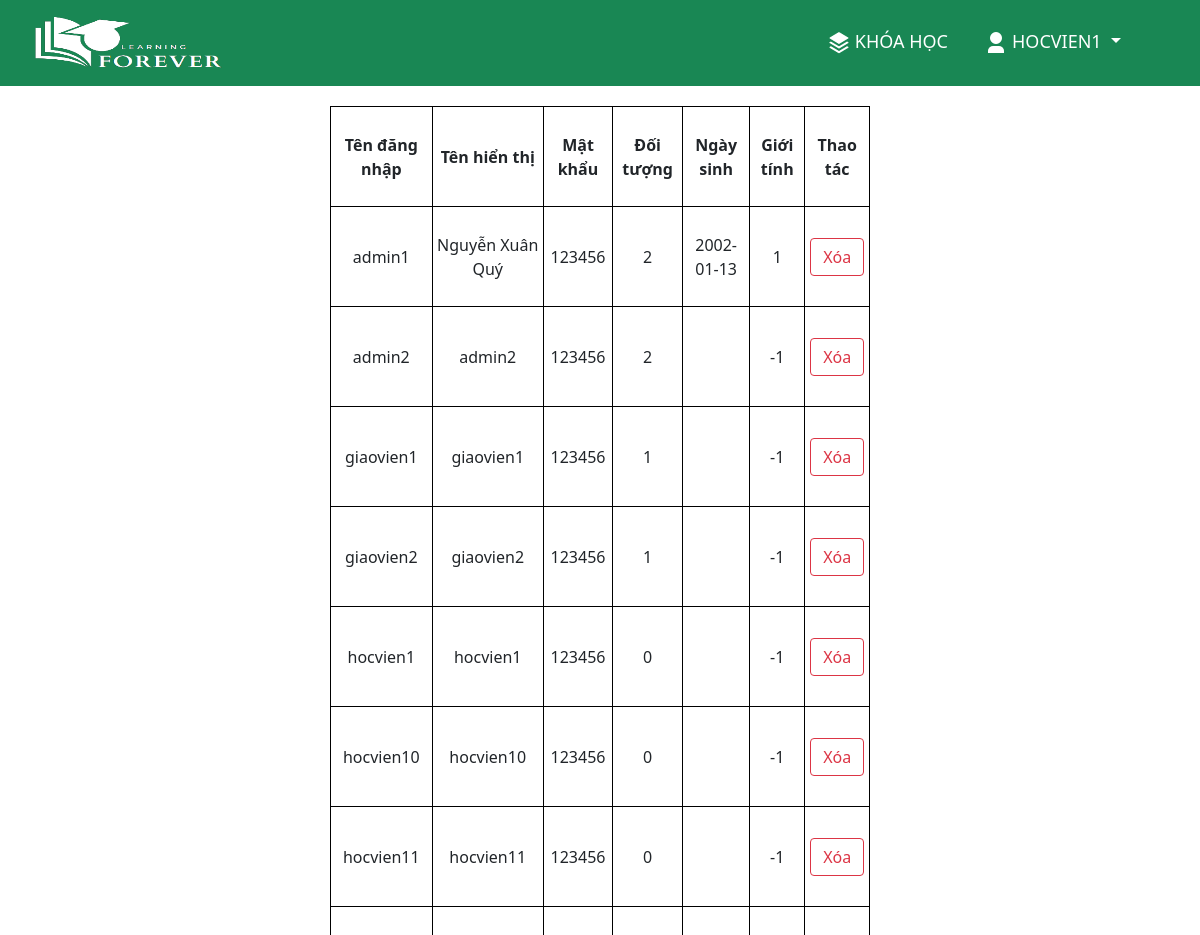
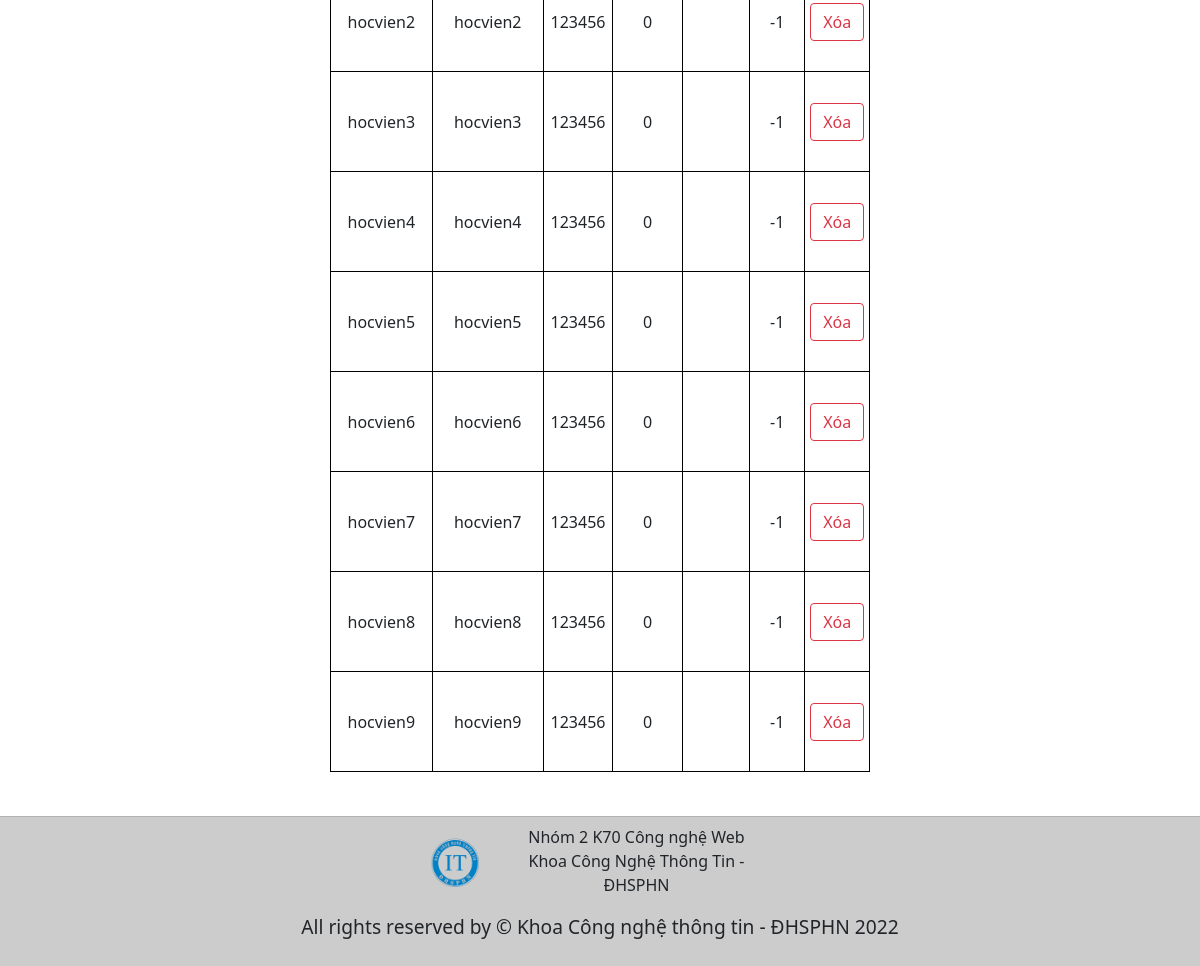
The app's page /QuanLyTaiKhoan.php (signed in) with its own data (2 pictures, top to bottom).
### tables this page shows
CREATE TABLE `tb_tai_khoan` (
  `ten_dang_nhap` varchar(255) NOT NULL,
  `ten_hien_thi` varchar(255) NOT NULL,
  `mat_khau` varchar(50) NOT NULL,
  `doi_tuong` tinyint(1) NOT NULL DEFAULT 0,
  `ngay_sinh` date DEFAULT NULL,
  `gioi_tinh` tinyint(4) NOT NULL DEFAULT -1
);

### function.php (called while the page is built, shortened)
<?php
	function selectTK($user){
		GLOBAL $conn;
		$sql = "SELECT * FROM tb_tai_khoan WHERE ten_dang_nhap = '$user'";
		$query = mysqli_query($conn, $sql);
		return mysqli_fetch_array($query);
	}
?>

### QuanLyTaiKhoan.php (the view, shortened to what this page needs)
<?php
	include "Connect.php";
?>
<!DOCTYPE html>
<html>
<head>
    <link href="https://cdn.jsdelivr.net/npm/remixicon@2.5.0/fonts/remixicon.css" rel="stylesheet">
	<link rel="stylesheet" type="text/css" href="assets/bootstrap/css/bootstrap.css">
</head>
<body id="page-top">
	<main style="min-height: 90vh; max-width: 100%;">
		<?php
			include "navbar.php";
		 ?>
		<div style="height: 86px;"></div>
		<div class="row row-cols-1 row-cols-md-2 g-4 mb-4" style="margin: 0 auto; width: 90%;">
		<?php
			$info = array();
			$sql = 'SELECT * FROM tb_tai_khoan';
			$query = mysqli_query($conn, $sql);
			while ($row = mysqli_fetch_array($query, MYSQLI_NUM)) {
				$info[] = $row;
			}
		?>
			<table id="table" align="center" style="text-align: center;">
				<tr class='rows'>
					<th class='col'>Tên đăng nhập</th>
					<th class='col'>Tên hiển thị</th>
					<th class='col'>Mật khẩu</th>
					<th class='col'>Đối tượng</th>
					<th class='col'>Ngày sinh</th>
					<th class='col'>Giới tính</th>
					<th class='col'>Thao tác</th>
				</tr>
				<?php
					for ($i=0; $i < count($info); $i++) {
						echo "<tr class='rows'>";
						for ($j=0; $j < count($info[$i]); $j++) {
							echo "<td class='col'>".$info[$i][$j]."</td>";
						}
						echo '<td class="col">
						<form class="d-inline-block" method="POST" action="XoaTaiKhoan.php?tenTK='.$info[$i][0].'&idRole='.$info[$i][3].'" onsubmit="return confirmDelete()">
				            <button class="btn btn-outline-danger" type="submit" name="btnXoa">Xóa</button>
				        </form>
				    	</td>';
						echo "</tr>";
					}
					 ?>
			</table>
		</div>
	</main>
		<?php
		include 'footer.php';
	?>
</body>
</html>

### navbar.php (shortened to what this page needs)
<nav class="navbar navbar-expand-lg text-uppercase fixed-top bg-success" id="mainNav">
        <div class="container-fluid">
            	<a class="navbar-brand px-3" href="KhoaHoc.php">
					<img width="200px" height="60px" src="assets/image/logoA.png">
	            </a>
            <div class="collapse navbar-collapse" id="navbarResponsive">
                <ul class="navbar-nav ms-auto" style="font-size: 18px;">
			    	<li class="nav-item dropdown">
					  <a class="text-nav nav-link active py-3 px-0 px-lg-3 rounded text-white" href="KhoaHoc.php"><img class="p-1" src="assets/image/stack.png">Khóa học</a>
					</li>
				<?php
						$row = selectTK($_SESSION['user']);
					?>
					<li class="nav-item dropdown" style="margin-right: 24px; min-width: 200px;">
					  <a class="text-nav nav-link dropdown-toggle active py-3 px-0 px-lg-3 rounded text-white" href="#" id="navbarDropdownMenuLink" role="button" data-bs-toggle="dropdown" aria-expanded="false">
					    <?php
					    	echo "<img class='p-1' src='assets/image/user.png'>" .$row['ten_hien_thi'];
					    ?>
					  </a>
					</li>
				</ul>
            </div>
        </div>
    </nav>

### footer.php
<footer class="card-footer mb-0" style="background: rgba(0, 0, 0, 0.2); text-align: center;">
		<div class="container w-75">
			<div class="row" style="justify-content: center; align-items: center;">
				<div class="col-0 col-lg-1"><img src="assets/image/logoIT.png" style="max-width: 80px;" width="100%" height="auto" alt="IT-HNUE"></div>
				<div class="col-12 col-lg-4">
					Nhóm 2 K70 Công nghệ Web <br>
					Khoa Công Nghệ Thông Tin - ĐHSPHN
				</div>
			</div>
		</div>
	<p class="my-3" style="font-size: 1.2rem;">All rights reserved by © Khoa Công nghệ thông tin - ĐHSPHN 2022</p>
</footer>

### QuanLyTaiKhoan.php (style rules this page uses)
#table { margin: 20px auto; }
.rows { height: 100px; }
.col { border: 1px solid black; }

### records on screen
tb_tai_khoan: ten_hien_thi "HOCVIEN1", ten_dang_nhap "hocvien1", ten_hien_thi "hocvien1", mat_khau "123456", doi_tuong "0", gioi_tinh "-1"
tb_tai_khoan: ten_dang_nhap "admin1", ten_hien_thi "Nguyễn Xuân Quý", mat_khau "123456", doi_tuong "2", ngay_sinh "2002-01-13", gioi_tinh "1"
tb_tai_khoan: ten_dang_nhap "admin2", ten_hien_thi "admin2", mat_khau "123456", doi_tuong "2", gioi_tinh "-1"
tb_tai_khoan: ten_dang_nhap "giaovien1", ten_hien_thi "giaovien1", mat_khau "123456", doi_tuong "1", gioi_tinh "-1"
tb_tai_khoan: ten_dang_nhap "giaovien2", ten_hien_thi "giaovien2", mat_khau "123456", doi_tuong "1", gioi_tinh "-1"
tb_tai_khoan: ten_dang_nhap "hocvien10", ten_hien_thi "hocvien10", mat_khau "123456", doi_tuong "0", gioi_tinh "-1"
tb_tai_khoan: ten_dang_nhap "hocvien11", ten_hien_thi "hocvien11", mat_khau "123456", doi_tuong "0", gioi_tinh "-1"
tb_tai_khoan: ten_dang_nhap "hocvien2", ten_hien_thi "hocvien2", mat_khau "123456", doi_tuong "0", gioi_tinh "-1"
tb_tai_khoan: ten_dang_nhap "hocvien3", ten_hien_thi "hocvien3", mat_khau "123456", doi_tuong "0", gioi_tinh "-1"
tb_tai_khoan: ten_dang_nhap "hocvien4", ten_hien_thi "hocvien4", mat_khau "123456", doi_tuong "0", gioi_tinh "-1"
tb_tai_khoan: ten_dang_nhap "hocvien5", ten_hien_thi "hocvien5", mat_khau "123456", doi_tuong "0", gioi_tinh "-1"
tb_tai_khoan: ten_dang_nhap "hocvien6", ten_hien_thi "hocvien6", mat_khau "123456", doi_tuong "0", gioi_tinh "-1"
tb_tai_khoan: ten_dang_nhap "hocvien7", ten_hien_thi "hocvien7", mat_khau "123456", doi_tuong "0", gioi_tinh "-1"
tb_tai_khoan: ten_dang_nhap "hocvien8", ten_hien_thi "hocvien8", mat_khau "123456", doi_tuong "0", gioi_tinh "-1"
tb_tai_khoan: ten_dang_nhap "hocvien9", ten_hien_thi "hocvien9", mat_khau "123456", doi_tuong "0", gioi_tinh "-1"
